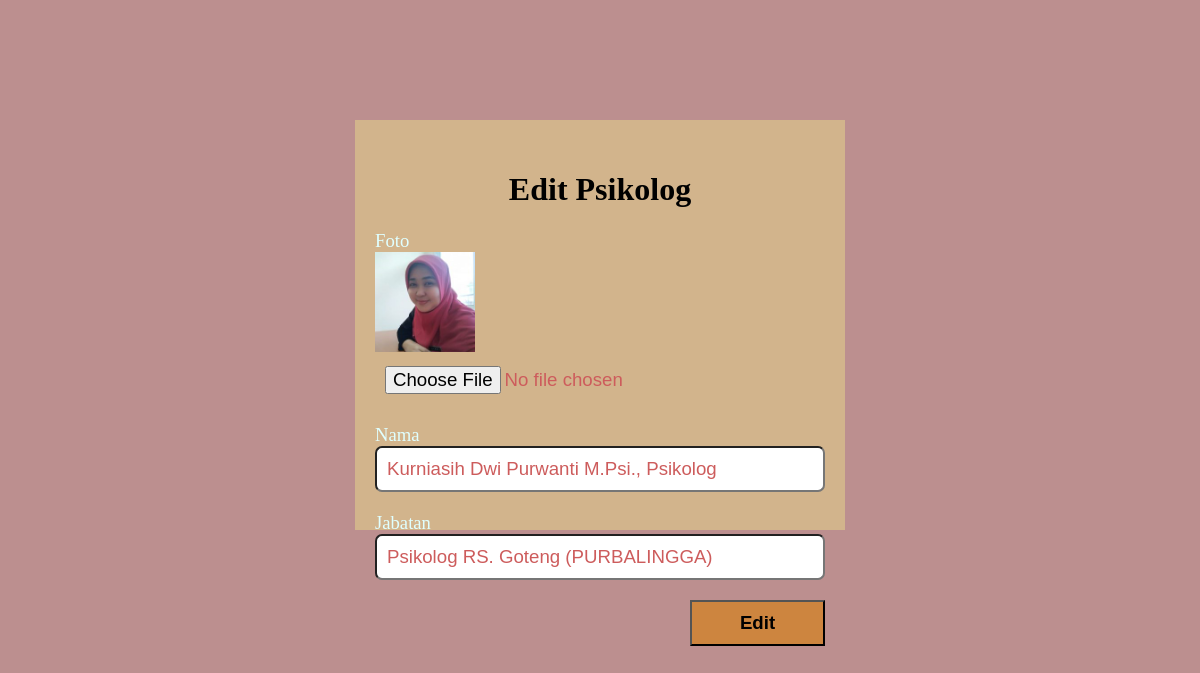
/admin/editpsikolog.php?id=15 (signed in), run on the app's committed database.
### tables this page shows
CREATE TABLE `psikolog` (
  `id` int(11) NOT NULL,
  `foto` varchar(200) NOT NULL,
  `nama` varchar(85) NOT NULL,
  `jabatan` varchar(85) NOT NULL
);

### function.php (called while the page is built, shortened)
<?php
$koneksi = mysqli_connect("db4free.net:3306", "kelompok8", "1sampai2", "db_psikolog");
function query($query)
{
	global $koneksi;
	$res = mysqli_query($koneksi, $query);
	$rows = [];
	while ($row = mysqli_fetch_assoc($res)) {
		$rows[] = $row;
	}
	return $rows;
}

### admin/editpsikolog.php (the view, shortened to what this page needs)
<?php
include '../function.php';
$id=$_GET["id"];
$data= query("SELECT * FROM psikolog WHERE id = $id")[0];
?>
<!DOCTYPE html>
<html>
<head>
	<link rel="stylesheet" type="text/css" href="../CSS/style.css">
</head>
<body>
	<div class="form">
		<form action="" method="POST" enctype="multipart/form-data">
		<h1 align="center">Edit Psikolog</h1>
		<label for="foto">Foto</label>
		<br>
		<img src="../img/foto/<?php echo $data["foto"] ?>" height="100" width="100">
		<input type="file" name="foto" id="foto" class="forminput">
		<label for="nama">Nama</label>
		<input type="text" name="nama" id="nama" required="" class="forminput" value="<?php echo $data["nama"] ?>" autocomplete="off">
		<label for="jabatan">Jabatan</label>
		<input type="text" name="jabatan" id="jabatan" required="" class="forminput" value="<?php echo $data["jabatan"] ?>" autocomplete="off">
		<input type="submit" name="edit" value="Edit" class="tombolsubmit">
	</form>
	</div>
</body>
</html>

### CSS/style.css (style rules this page uses)
body { background-color: #bc8f8f; font-variant: 16px/20px arial; }
label { font-size: 14pt; color: #e0ffff; }
.form { width: 450px; height: 350px; background: #d2b48c; margin: 120px auto; padding: 30px 20px; }
.forminput { box-sizing: border-box; width: 100%; padding: 10px; font-size: 14pt; margin-bottom: 20px; color: #cd5c5c; border-radius: 7px; }
.tombolsubmit { text-align: center; background: #cd853f; font-size: 14pt; width: 30%; padding: 10px 20px; float: right; cursor: pointer; font-weight: bold; }

### data on the page
psikolog: foto (picture), nama "Kurniasih Dwi Purwanti M.Psi., Psikolog", jabatan "Psikolog RS. Goteng (PURBALINGGA)"
